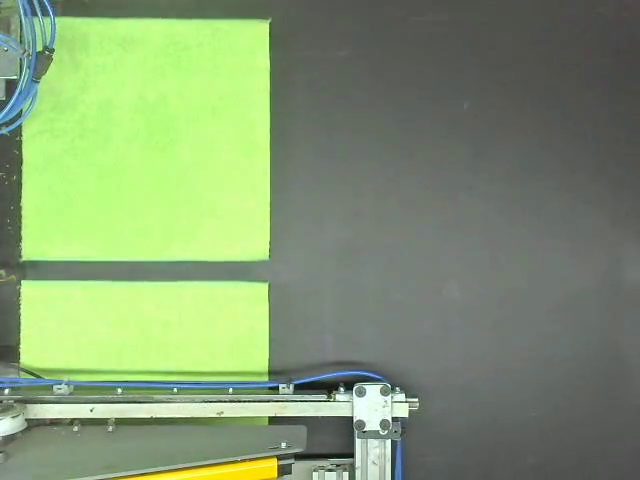
#> input picture frame 159 of test.mp4, 640 x 480 px
$ python object-detection.py
#> lines starting #> are read from the running program, lines starting #| are printed output that depends on the picture
import cv2 as cv

# Open the video file
cap = cv.VideoCapture('test.mp4')
if not cap.isOpened():
    print("Error : Video can not opened!!")
    exit()

# Initialize variables
w = 0  # Width counter
obje = 1  # Object counter
new_object = True  # Flag to track the start of a new object
collect_x = True  # Unused, can be removed
obj_values = set()  # Unused, can be removed
pr = set()  # Set to keep track of processed objects
i_arr = []  # List to store detected object positions (pixel indices)
left_max = {}  # Dictionary to store left maximum values for objects
right_min = {}  # Dictionary to store right minimum values for objects
left = []  # List to store leftmost positions of objects
right = []  # List to store rightmost positions of objects

while True:
    ret,frame = cap.read()
#> frame is the input picture: shape (480, 640, 3); mean B, G, R 112.8, 151.6, 129.7
    if not ret:
        break
    # Taking 1px slice of the frame
    cut = frame[310:311,0:640]
#> cut = 640 rows, first 8: [80, 90, 82], [80, 90, 82], [80, 90, 82], [81, 91, 83], [81, 91, 83], [81, 91, 83], [83, 94, 83], [83, 94, 83]
    # Color gray
    gray = cv.cvtColor(cut,cv.COLOR_BGR2GRAY)
    # Threshold
    _,binary = cv.threshold(gray,175,255,cv.THRESH_BINARY)
    # Finding contours
    contours,_ = cv.findContours(binary,cv.RETR_EXTERNAL,cv.CHAIN_APPROX_SIMPLE)
#> contours = [[[20, 0], [268, 0]]]
    cv.drawContours(cut,contours,-1,(0,0,255),1)

    # Get materials location and i values
    for i in range(640):
        if binary[0,i] == 255:
            w += 1
            i_arr.append(i)
#> after the loop, i_arr = 249 values from 20 to 268; w = 249

    # Object counting
    if new_object:
        if w == 0:
            obje += 1
            new_object = False
        else:
            new_object = True
    else:
        if w!= 0:
            new_object = True


    if i_arr:
            i_arr.sort()
            if i_arr[0] <= 50: x_sol = i_arr[0]
#> x_sol = 20
            if i_arr[-1] >=250: sag_x = i_arr[-1]
#> sag_x = 268


    if left==[]:left.append(x_sol)
    else:
        if x_sol >= left[0]:
            left[0] = x_sol
        else:continue
    if right==[]:right.append(sag_x)
    else:
        if sag_x <= right[0]:
            right[0] = sag_x
        else:continue

    for i in range(1,obje+1):
        if i not in pr:
            left_max[i] = left[0]
            right_min[i] = right[0]
            print(f"Nesne : {i}\nSol max : {left_max[i]}  --  Sağ min : {right_min[i]}")
            pr.add(i)
#> this loop made 1 pass
#| Nesne : 1
#| Sol max : 20  --  Sağ min : 268
#> after the loop, left_max = {1: 20}; pr = 1 item; right_min = {1: 268}
    right = []
    left = []
    i_arr = []


    w = 0

    cv.imshow("Display",frame)
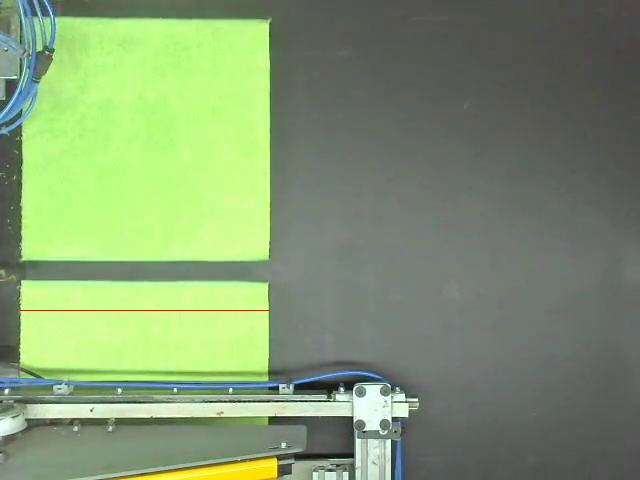
#> window 'Display': shape (480, 640, 3); mean B, G, R 112.7, 151.4, 129.8
    if cv.waitKey(1) & 0xFF == 27:
#> (key Esc is pressed here)
        break


cap.release()
cv.destroyAllWindows()
